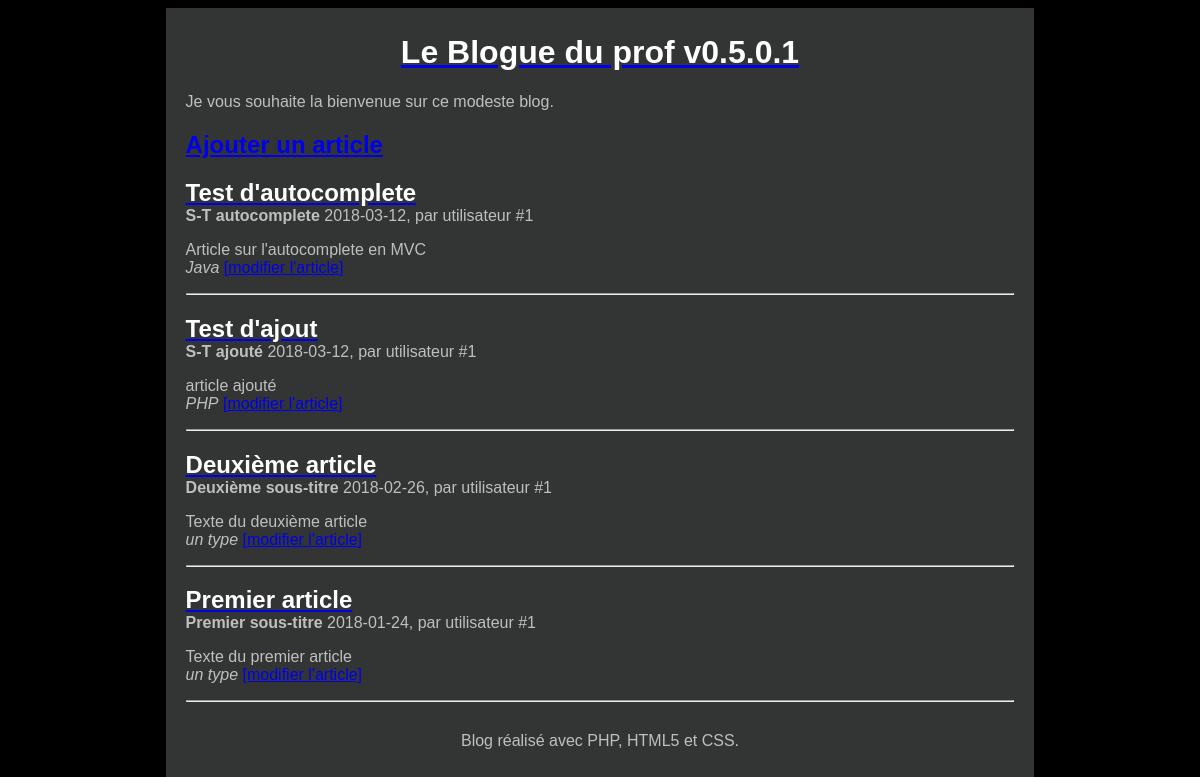
The page / on the database its author committed.
### tables this page shows
CREATE TABLE IF NOT EXISTS `Articles` (
  `id` int(11) NOT NULL,
  `titre` varchar(255) NOT NULL,
  `sous_titre` varchar(255) NOT NULL,
  `utilisateur_id` int(11) NOT NULL,
  `date` date NOT NULL,
  `texte` text NOT NULL,
  `type` varchar(255) NOT NULL
);

### Controleur/ControleurArticle.php (called while the page is built, shortened)
<?php
require_once 'Modele/Article.php';
require_once 'Vue/Vue.php';
class ControleurArticle {
    private $article;
    public function __construct() {
        $this->article = new Article();
    }
    public function articles() {
        $articles = $this->article->getArticles();
        $vue = new Vue("Articles");
        $vue->generer(['articles' => $articles]);
    }
}

### index.php (called while the page is built)
<?php
require 'Controleur/Routeur.php';
$routeur = new Routeur();
$routeur->routerRequete();

### Modele/Article.php (called while the page is built, shortened)
<?php
require_once 'Modele/Modele.php';
class Article extends Modele {
    public function getArticles() {
        $sql = 'select * from Articles'
                . ' order by ID desc';
        $articles = $this->executerRequete($sql);
        return $articles;
    }
}

### Modele/Modele.php (called while the page is built)
<?php
abstract class Modele {
    private $bdd;
    protected function executerRequete($sql, $params = null) {
        if ($params == null) {
            $resultat = $this->getBdd()->query($sql);
        }
        else {
            $resultat = $this->getBdd()->prepare($sql);
            $resultat->execute($params);
        }
        return $resultat;
    }
    private function getBdd() {
        if ($this->bdd == null) {
            $this->bdd = new PDO('mysql:host=localhost;dbname=Blogue;charset=utf8',
                    'root', 'mysql',
                    array(PDO::ATTR_ERRMODE => PDO::ERRMODE_EXCEPTION));
        }
        return $this->bdd;
    }
}

### Vue/vueArticles.php (the view)
<?php $this->titre = 'Le Blogue du prof'; ?>
<a href="index.php?action=nouvelArticle">
    <h2 class="titreArticle">Ajouter un article</h2>
</a>
<?php foreach ($articles as $article):
    ?>
    <article>
        <header>
            <a href="index.php?action=article&id=<?= $article['id'] ?>">
                <h1 class="titreArticle"><?= $article['titre'] ?></h1>
            </a>
            <strong class=""><?= $article['sous_titre'] ?></strong>
            <time><?= $article['date'] ?></time>, par utilisateur #<?= $article['utilisateur_id'] ?>
        </header>
        <p><?= $article['texte'] ?><br/>
            <em><?= $article['type'] ?></em>
            <a href="index.php?action=modifierArticle&id=<?= $article['id'] ?>"> [modifier l'article]</a>
        </p>
    </article>
    <hr />
<?php endforeach; ?>

### Vue/gabarit.php (shortened to what this page needs)
<!doctype html>
<html lang="fr">
    <head>
        <link rel="stylesheet" href="Contenu/css/style.css" />
        <link rel="stylesheet" href="http://ajax.googleapis.com/ajax/libs/jqueryui/1.10.1/themes/base/minified/jquery-ui.min.css" type="text/css" />
    </head>
    <body>
        <div id="global">
            <header>
                <a href="index.php"><h1 id="titreBlog">Le Blogue du prof v0.5.0.1</h1></a>
                <p>Je vous souhaite la bienvenue sur ce modeste blog.</p>
            </header>
            <div id="contenu">
                <?= $contenu ?>
            </div>
            <footer id="piedBlog">
                Blog réalisé avec PHP, HTML5 et CSS.
            </footer>
        </div>
    </body>
</html>

### Controleur/Routeur.php (shortened to what this page needs)
<?php
require_once 'Controleur/ControleurArticle.php';
require_once 'Vue/Vue.php';
class Routeur {
    private $ctrlArticle;
    private $ctrlCommentaire;
    private $ctrlType;
    public function __construct() {
        $this->ctrlArticle = new ControleurArticle();
        $this->ctrlCommentaire = new ControleurCommentaire();
        $this->ctrlType = new ControleurType();
    }
    public function routerRequete() {
        try {
            if (isset($_GET['action'])) {
                if ($_GET['action'] == 'article') {
                    $id = intval($this->getParametre($_GET, 'id'));
                    if ($id != 0) {
                        $erreur = isset($_GET['erreur']) ? $_GET['erreur'] : '';
                        $this->ctrlArticle->article($id, $erreur);
                    } else
                        throw new Exception("Identifiant d'article non valide");
                }
                else if ($_GET['action'] == 'commentaire') {
                    $article_id = intval($this->getParametre($_POST, 'article_id'));
                    if ($article_id != 0) {
                        $this->getParametre($_POST, 'auteur');
                        $this->getParametre($_POST, 'titre');
                        $this->getParametre($_POST, 'texte');
                        $this->getParametre($_POST, 'prive');
                        $this->ctrlCommentaire->commentaire($_POST);
                    } else
                        throw new Exception("Identifiant d'article non valide");
                }
                else if ($_GET['action'] == 'confirmer') {
                    $id = intval($this->getParametre($_GET, 'id'));
                    if ($id != 0) {
                        $this->ctrlCommentaire->confirmer($id);
                    } else
                        throw new Exception("Identifiant de commentaire non valide");
                }
                else if ($_GET['action'] == 'supprimer') {
                    $id = intval($this->getParametre($_POST, 'id'));
                    if ($id != 0) {
                        $this->ctrlCommentaire->supprimer($id);
                    } else
                        throw new Exception("Identifiant de commentaire non valide");
                }
                else if ($_GET['action'] == 'nouvelArticle') {
                    $this->ctrlArticle->nouvelArticle();
                } else if ($_GET['action'] == 'ajouter') {
                    $utilisateur_id = intval($this->getParametre($_POST, 'utilisateur_id'));
                    if ($utilisateur_id != 0) {
                        $this->getParametre($_POST, 'titre');
                        $this->getParametre($_POST, 'sous_titre');
                        $this->getParametre($_POST, 'texte');
                        $this->getParametre($_POST, 'type');
                        $this->ctrlArticle->ajouter($_POST);
                    } else
                        throw new Exception("Identifiant d'utilisateur non valide");
                }
                else if ($_GET['action'] == 'miseAJourArticle') {
                    $id = intval($this->getParametre($_POST, 'id'));
                    if ($id != 0) {
                        $utilisateur_id = intval($this->getParametre($_POST, 'utilisateur_id'));
                        if ($utilisateur_id != 0) {
                            $this->getParametre($_POST, 'titre');
                            $this->getParametre($_POST, 'sous_titre');
                            $this->getParametre($_POST, 'texte');
                            $this->getParametre($_POST, 'type');
                            $this->ctrlArticle->miseAJourArticle($_POST);
                        } else
                            throw new Exception("Identifiant d'utilisateur non valide");
                    } else
                        throw new Exception("Identifiant d'article non valide");
                }
                else if ($_GET['action'] == 'modifierArticle') {
                    $id = intval($this->getParametre($_GET, 'id'));
                    if ($id != 0) {
                        $this->ctrlArticle->modifierArticle($id);
                    } else
                        throw new Exception("Identifiant d'article non valide");
                } else if ($_GET['action'] == 'quelsTypes') {
                    $term = $this->getParametre($_GET, 'term');
                    $this->ctrlType->quelsTypes($term);
                } else {
                    throw new Exception("Action non valide");
                }
            } else
                $this->ctrlArticle->articles();
        } catch (Exception $e) {
            $this->erreur($e->getMessage());
        }
    }
}

### Vue/Vue.php (shortened to what this page needs)
<?php
class Vue {
    private $fichier;
    private $titre;
    public function __construct($action) {
        $this->fichier = "Vue/vue" . $action . ".php";
    }
    public function generer($donnees = NULL) {
        $contenu = $this->genererFichier($this->fichier, $donnees);
        $vue = $this->genererFichier('Vue/gabarit.php', array('titre' => $this->titre, 'contenu' => $contenu));
        echo $vue;
    }
    private function genererFichier($fichier, $donnees) {
        if (file_exists($fichier)) {
            require $fichier;
            return ob_get_clean();
        } else {
            throw new Exception("Fichier '$fichier' introuvable");
        }
    }
}

### Contenu/css/style.css (style rules this page uses)
html, body { height: 100%; }
body { color: #bfbfbf; background: black; font-family: 'Futura-Medium', 'Futura', 'Trebuchet MS', sans-serif; }
h1 { color: white; }
.titreArticle { margin-bottom : 0px; }
#global { min-height: 100%; background: #333534; width: 70%; margin: auto; text-align: justify; padding: 5px 20px; }
#contenu { margin-bottom : 30px; }
#titreBlog, #piedBlog { text-align: center; }

### rows shown on the page
articles: titre "Test d'autocomplete", sous_titre "S-T autocomplete", date "2018-03-12", utilisateur "1", texte "Article sur l'autocomplete en MVC", type "Java"
articles: titre "Test d'ajout", sous_titre "S-T ajouté", date "2018-03-12", utilisateur "1", texte "article ajouté", type "PHP"
articles: titre "Deuxième article", sous_titre "Deuxième sous-titre", date "2018-02-26", utilisateur "1", texte "Texte du deuxième article", type "un type"
articles: titre "Premier article", sous_titre "Premier sous-titre", date "2018-01-24", utilisateur "1", texte "Texte du premier article", type "un type"
